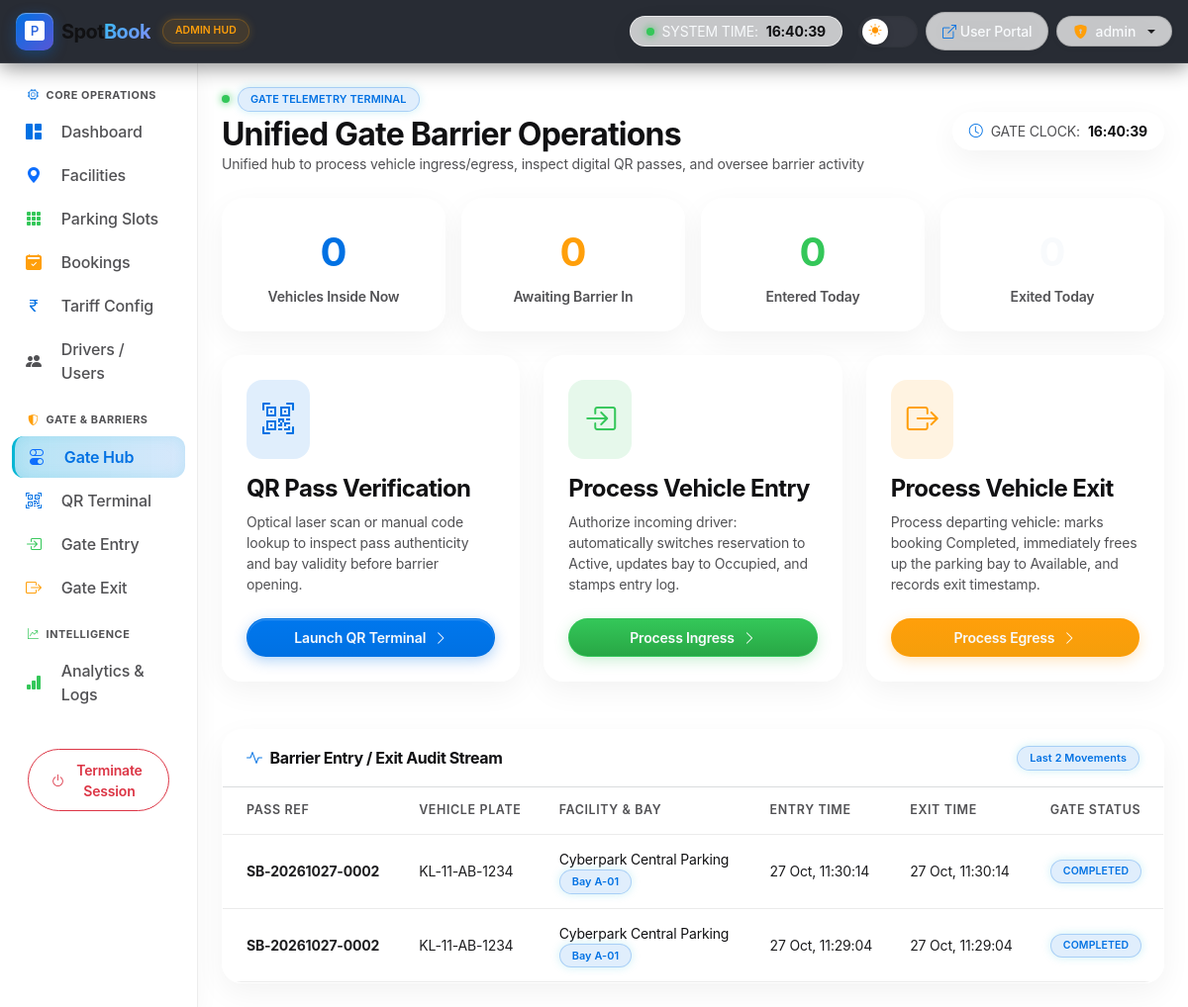
The app's page /admin_app/gate/ (signed in) with its own data.
### admin_app/models.py (models this page shows, shortened)
class EntryExitTable(models.Model):
    BOOKINGID = models.ForeignKey("user_app.BookingTable", on_delete=models.CASCADE)
    entry_time = models.DateTimeField(null=True, blank=True)
    exit_time = models.DateTimeField(null=True, blank=True)
    notes = models.CharField(max_length=255, blank=True, default='')

class ParkingSlotTable(models.Model):
    STATUS_CHOICES = (
        ('Available', 'Available'),
        ('Reserved', 'Reserved'),
        ('Occupied', 'Occupied'),
    )
    LOCATIONID = models.ForeignKey(ParkingLocationTable, on_delete=models.CASCADE)
    slot_number = models.CharField(max_length=10)
    slot_type = models.CharField(max_length=20, default="Car") # Car, Bike, EV
    status = models.CharField(max_length=20, choices=STATUS_CHOICES, default="Available")
    price_per_hour = models.DecimalField(max_digits=6, decimal_places=2, default=50.00)
    is_active = models.BooleanField(default=True)
    created_at = models.DateTimeField(auto_now_add=True, null=True, blank=True)

class ParkingLocationTable(models.Model):
    name = models.CharField(max_length=100)
    address = models.TextField()
    city = models.CharField(max_length=100, default='Kozhikode')
    description = models.TextField(blank=True, default='')
    total_slots = models.IntegerField(default=0)
    rate_per_hour = models.DecimalField(max_digits=6, decimal_places=2, default=50.00)
    is_active = models.BooleanField(default=True)
    created_at = models.DateTimeField(auto_now_add=True, null=True, blank=True)

### user_app/models.py (models this page shows, shortened)
class BookingTable(models.Model):
    user = models.ForeignKey(User, on_delete=models.CASCADE)
    slot = models.ForeignKey(ParkingSlotTable, on_delete=models.CASCADE)
    booking_date = models.DateField()
    entry_time = models.TimeField()
    duration_hours = models.IntegerField()
    total_fee = models.DecimalField(max_digits=8, decimal_places=2)
    qr_code = models.ImageField(upload_to='qr_codes/', blank=True, null=True)
    status = models.CharField(max_length=20, default='Confirmed') # Confirmed, Cancelled, Completed
    created_at = models.DateTimeField(auto_now_add=True)
    vehicle_number = models.CharField(max_length=20, blank=True, default='')
    vehicle_type = models.CharField(max_length=20, default='Car')
    @property
    def booking_id(self):
        date_str = self.booking_date.strftime('%Y%m%d') if self.booking_date else '20261023'
        return f"SB-{date_str}-{self.id:04d}" if self.id else f"SB-{date_str}-PENDING"

### admin_app/views.py (the view)
# urls.py: path('gate/', GateOperations.as_view(), name='gate_operations'),  # unified gate terminal
class GateOperations(View):
    def get(self, request):
        if request.session.get('usertype') != 'admin':
            return redirect('login')
        today = datetime.date.today()
        vehicles_inside = BookingTable.objects.filter(status='Active').count()
        awaiting_entry = BookingTable.objects.filter(
            booking_date=today, status__in=['Confirmed', 'Booked']
        ).count()
        exited_today = EntryExitTable.objects.filter(exit_time__date=today).count()
        entered_today = EntryExitTable.objects.filter(entry_time__date=today).count()
        recent_activity = EntryExitTable.objects.select_related(
            'BOOKINGID', 'BOOKINGID__user', 'BOOKINGID__slot', 'BOOKINGID__slot__LOCATIONID'
        ).order_by('-id')[:12]
        context = {
            'vehicles_inside': vehicles_inside,
            'awaiting_entry': awaiting_entry,
            'exited_today': exited_today,
            'entered_today': entered_today,
            'recent_activity': recent_activity,
        }
        return render(request, 'admin/gate_operations.html', context)

### templates/admin/gate_operations.html (shortened to what this page needs)
{% extends 'admin/base.html' %}
{% block body %}
<div class="mb-4 d-flex align-items-center justify-content-between flex-wrap gap-3">
    <div>
        <div class="d-flex align-items-center gap-2 mb-1">
            <span class="live-dot"></span>
            <span class="badge badge-cyber-info fs-xxs">GATE TELEMETRY TERMINAL</span>
        </div>
        <h2 class="fw-bold mb-0">Unified Gate Barrier Operations</h2>
        <p class="text-secondary small mb-0">Unified hub to process vehicle ingress/egress, inspect digital QR passes, and oversee barrier activity</p>
    </div>
    <div>
        <div class="p-2 px-3 rounded-pill glass-panel border border-opacity-25 d-flex align-items-center gap-2 small">
            <i class="bi bi-clock text-info"></i>
            <span class="text-secondary">GATE CLOCK:</span>
            <span class="text-white fw-bold" id="liveClock">--:--:--</span>
        </div>
    </div>
</div>
<div class="row row-cols-2 row-cols-md-4 g-3 mb-4">
    <div class="col">
        <div class="kpi-card p-4 text-center h-100 shadow-sm">
            <div class="fs-1 fw-bold text-info mb-1">{{ vehicles_inside }}</div>
            <div class="small text-secondary fw-semibold">Vehicles Inside Now</div>
        </div>
    </div>
    <div class="col">
        <div class="kpi-card p-4 text-center h-100 shadow-sm">
            <div class="fs-1 fw-bold text-warning mb-1">{{ awaiting_entry }}</div>
            <div class="small text-secondary fw-semibold">Awaiting Barrier In</div>
        </div>
    </div>
    <div class="col">
        <div class="kpi-card p-4 text-center h-100 shadow-sm">
            <div class="fs-1 fw-bold text-success mb-1">{{ entered_today }}</div>
            <div class="small text-secondary fw-semibold">Entered Today</div>
        </div>
    </div>
    <div class="col">
        <div class="kpi-card p-4 text-center h-100 shadow-sm">
            <div class="fs-1 fw-bold mb-1">{{ exited_today }}</div>
            <div class="small text-secondary fw-semibold">Exited Today</div>
        </div>
    </div>
</div>
<div class="row g-4 mb-5">
    <div class="col-md-4">
        <div class="glass-panel glass-card-interactive p-4 h-100 d-flex flex-column justify-content-between shadow-sm">
            <div>
                <div class="p-3 rounded-4 d-inline-block mb-3" style="background: rgba(0, 113, 227, 0.12); color: var(--apple-primary);">
                    <i class="bi bi-qr-code-scan fs-2"></i>
                </div>
                <h4 class="fw-bold mb-2">QR Pass Verification</h4>
                <p class="text-secondary small mb-4">Optical laser scan or manual code lookup to inspect pass authenticity and bay validity before barrier opening.</p>
            </div>
            <a href="{% url 'QRVerification' %}" class="btn btn-cyber-primary btn-sm rounded-pill w-100 py-2 d-flex align-items-center justify-content-center gap-2">
                <span>Launch QR Terminal</span>
                <i class="bi bi-chevron-right"></i>
            </a>
        </div>
    </div>
    <div class="col-md-4">
        <div class="glass-panel glass-card-interactive p-4 h-100 d-flex flex-column justify-content-between shadow-sm">
            <div>
                <div class="p-3 rounded-4 d-inline-block mb-3" style="background: rgba(52, 199, 89, 0.12); color: var(--apple-emerald);">
                    <i class="bi bi-box-arrow-in-right fs-2"></i>
                </div>
                <h4 class="fw-bold mb-2">Process Vehicle Entry</h4>
                <p class="text-secondary small mb-4">Authorize incoming driver: automatically switches reservation to Active, updates bay to Occupied, and stamps entry log.</p>
            </div>
            <a href="{% url 'VehicleEntry' %}" class="btn btn-cyber-success btn-sm rounded-pill w-100 py-2 d-flex align-items-center justify-content-center gap-2">
                <span>Process Ingress</span>
                <i class="bi bi-chevron-right"></i>
            </a>
        </div>
    </div>
    <div class="col-md-4">
        <div class="glass-panel glass-card-interactive p-4 h-100 d-flex flex-column justify-content-between shadow-sm">
            <div>
                <div class="p-3 rounded-4 d-inline-block mb-3" style="background: rgba(255, 159, 10, 0.12); color: var(--apple-amber);">
                    <i class="bi bi-box-arrow-right fs-2"></i>
                </div>
                <h4 class="fw-bold mb-2">Process Vehicle Exit</h4>
                <p class="text-secondary small mb-4">Process departing vehicle: marks booking Completed, immediately frees up the parking bay to Available, and records exit timestamp.</p>
            </div>
            <a href="{% url 'VehicleExit' %}" class="btn btn-cyber-warning btn-sm rounded-pill w-100 py-2 d-flex align-items-center justify-content-center gap-2">
                <span>Process Egress</span>
                <i class="bi bi-chevron-right"></i>
            </a>
        </div>
    </div>
</div>
{% if recent_activity %}
<div class="glass-panel rounded-4 overflow-hidden shadow-sm">
    <div class="p-3 px-4 border-bottom border-secondary border-opacity-25 d-flex align-items-center justify-content-between">
        <h6 class="fw-bold mb-0">
            <i class="bi bi-activity me-2 text-info"></i>Barrier Entry / Exit Audit Stream
        </h6>
        <span class="badge badge-cyber-info fs-xxs">Last {{ recent_activity|length }} Movements</span>
    </div>
    <div class="table-responsive">
        <table class="table table-hover mb-0 align-middle small">
            <thead>
                <tr class="text-secondary fs-xs">
                    <th class="ps-4">PASS REF</th>
                    <th>VEHICLE PLATE</th>
                    <th>FACILITY & BAY</th>
                    <th>ENTRY TIME</th>
                    <th>EXIT TIME</th>
                    <th>GATE STATUS</th>
                </tr>
            </thead>
            <tbody>
                {% for log in recent_activity %}
                <tr>
                    <td class="ps-4 fw-bold text-info">{{ log.BOOKINGID.booking_id }}</td>
                    <td class="text-white">{{ log.BOOKINGID.vehicle_number|default:"—" }}</td>
                    <td>
                        <div class="text-white">{{ log.BOOKINGID.slot.LOCATIONID.name }}</div>
                        <span class="badge badge-cyber-info fs-xxs">Bay {{ log.BOOKINGID.slot.slot_number }}</span>
                    </td>
                    <td class="text-secondary">{{ log.entry_time|date:"d M, H:i:s"|default:"—" }}</td>
                    <td class="text-secondary">{{ log.exit_time|date:"d M, H:i:s"|default:"—" }}</td>
                    <td>
                        {% if log.BOOKINGID.status == 'Active' %}
                            <span class="badge badge-cyber-success"><span class="live-dot me-1" style="width: 5px; height: 5px;"></span>INSIDE</span>
                        {% elif log.BOOKINGID.status == 'Completed' %}
                            <span class="badge badge-cyber-info">COMPLETED</span>
                        {% else %}
                            <span class="badge badge-cyber-warning">{{ log.BOOKINGID.status|upper }}</span>
                        {% endif %}
                    </td>
                </tr>
                {% empty %}
                <tr><td colspan="6" class="text-center text-muted py-4">No activity recorded today.</td></tr>
                {% endfor %}
            </tbody>
        </table>
    </div>
</div>
{% endif %}
{% endblock %}

### static/css/style.css (style rules this page uses)
:root { --bg-darkest: #070B14; --bg-darker: #0B0F19; --bg-dark: #0F172A; --bg-surface: #131D31; --bg-surface-light: #1A263E; --neon-blue: #3B82F6; --neon-blue-glow: rgba(59, 130, 246, 0.45); --neon-cyan: #06B6D4; --neon-cyan-glow: rgba(6, 182, 212, 0.45); --neon-emerald: #10B981; --neon-emerald-glow: rgba(16, 185, 129, 0.45); --neon-amber: #F59E0B; --neon-amber-glow: rgba(245, 158, 11, 0.45); --neon-rose: #F43F5E; --neon-rose-glow: rgba(244, 63, 94, 0.45); --neon-purple: #8B5CF6; --neon-purple-glow: rgba(139, 92, 246, 0.4); --glass-bg: rgba(15, 23, 42, 0.72); --glass-bg-hover: rgba(19, 29, 49, 0.88); --glass-border: rgba(255, 255, 255, 0.08); --glass-border-glow: rgba(6, 182, 212, 0.35); --glass-blur: blur(16px); --text-primary: #F8FAFC; --text-secondary: #94A3B8; --text-muted: #64748B; --radius-sm: 8px; --radius-md: 14px; --radius-lg: 20px; --radius-xl: 28px; --navbar-height: 70px; --transition-smooth: all 0.3s cubic-bezier(0.16, 1, 0.3, 1); --transition-bounce: all 0.4s cubic-bezier(0.34, 1.56, 0.64, 1); --font-sans: 'Plus Jakarta Sans', -apple-system, BlinkMacSystemFont, "Segoe UI", Roboto, sans-serif; --font-tech: 'Space Grotesk', monospace, sans-serif; }
*, *::before, *::after { box-sizing: border-box; }
html { scroll-behavior: smooth; }
body { font-family: var(--font-sans); background-color: var(--bg-darkest); color: var(--text-primary); -webkit-font-smoothing: antialiased; -moz-osx-font-smoothing: grayscale; min-height: 100vh; overflow-x: hidden; position: relative; background-image: radial-gradient(circle at 15% 15%, rgba(6, 182, 212, 0.08) 0%, transparent 40%), radial-gradient(circle at 85% 85%, rgba(59, 130, 246, 0.08) 0%, transparent 45%), radial-gradient(circle at 50% 50%, rgba(139, 92, 246, 0.05) 0%, transparent 55%); background-attachment: fixed; }
body::before { content: ''; position: fixed; top: 0; left: 0; right: 0; bottom: 0; background-image: linear-gradient(to right, rgba(255, 255, 255, 0.015) 1px, transparent 1px), linear-gradient(to bottom, rgba(255, 255, 255, 0.015) 1px, transparent 1px); background-size: 40px 40px; pointer-events: none; z-index: 0; }
.user-body, .admin-body { background-color: var(--bg-darkest); color: var(--text-primary); }
.fs-xs { font-size: 0.78rem; }
.fs-xxs { font-size: 0.68rem; }
.glass-panel, .glass-card, .card { background: var(--glass-bg) !important; backdrop-filter: var(--glass-blur); -webkit-backdrop-filter: var(--glass-blur); border: 1px solid var(--glass-border) !important; border-radius: var(--radius-lg); color: var(--text-primary); box-shadow: 0 16px 40px -10px rgba(0, 0, 0, 0.5), inset 0 1px 0 rgba(255, 255, 255, 0.06); transition: var(--transition-smooth); }
.glass-card-interactive { cursor: pointer; transition: var(--transition-bounce); }
.live-dot { width: 8px; height: 8px; border-radius: 50%; display: inline-block; background-color: var(--neon-emerald); box-shadow: 0 0 10px var(--neon-emerald); animation: pulseDot 1.5s infinite; }
.kpi-card { position: relative; background: rgba(15, 23, 42, 0.75) !important; border: 1px solid rgba(255, 255, 255, 0.08) !important; border-radius: var(--radius-lg); overflow: hidden; transition: var(--transition-bounce); perspective: 1000px; }
.btn { font-weight: 600; border-radius: var(--radius-sm); padding: 0.6rem 1.4rem; transition: var(--transition-bounce); position: relative; overflow: hidden; }
.btn-primary, .btn-cyber-primary { background: linear-gradient(135deg, #06B6D4 0%, #3B82F6 100%) !important; border: none !important; color: #FFFFFF !important; box-shadow: 0 4px 15px rgba(6, 182, 212, 0.35); }
.btn-cyber-success { background: linear-gradient(135deg, #10B981 0%, #059669 100%) !important; border: none !important; color: #FFFFFF !important; box-shadow: 0 4px 15px rgba(16, 185, 129, 0.35); }
.btn-cyber-warning { background: linear-gradient(135deg, #F59E0B 0%, #D97706 100%) !important; border: none !important; color: #0F172A !important; font-weight: 700; box-shadow: 0 4px 15px rgba(245, 158, 11, 0.35); }
.table { color: var(--text-primary) !important; border-color: rgba(255, 255, 255, 0.08) !important; }
.table > :not(caption) > * > * { background-color: transparent !important; padding: 1rem 1.2rem; border-bottom: 1px solid rgba(255, 255, 255, 0.08); }
.badge { font-weight: 600; letter-spacing: 0.03em; padding: 0.45em 0.8em; border-radius: var(--radius-sm); }
.badge-cyber-info { background: rgba(6, 182, 212, 0.15); color: #38BDF8; border: 1px solid rgba(6, 182, 212, 0.4); box-shadow: 0 0 10px rgba(6, 182, 212, 0.2); }

### records on screen
EntryExitTable: BOOKINGID.booking_id "SB-20261027-0002", BOOKINGID.vehicle_number "KL-11-AB-1234", BOOKINGID.slot.LOCATIONID.name "Cyberpark Central Parking", BOOKINGID.slot.slot_number "A-01", entry_time "27 Oct, 11:30:14", exit_time "27 Oct, 11:30:14", shows "COMPLETED"
EntryExitTable: BOOKINGID.booking_id "SB-20261027-0002", BOOKINGID.vehicle_number "KL-11-AB-1234", BOOKINGID.slot.LOCATIONID.name "Cyberpark Central Parking", BOOKINGID.slot.slot_number "A-01", entry_time "27 Oct, 11:29:04", exit_time "27 Oct, 11:29:04", shows "COMPLETED"

### other values on screen
{{ request.session.user_name|default:'Administrator' }} "admin"
{{ vehicles_inside }} "0"
{{ awaiting_entry }} "0"
{{ entered_today }} "0"
{{ recent_activity|length }} "2"
